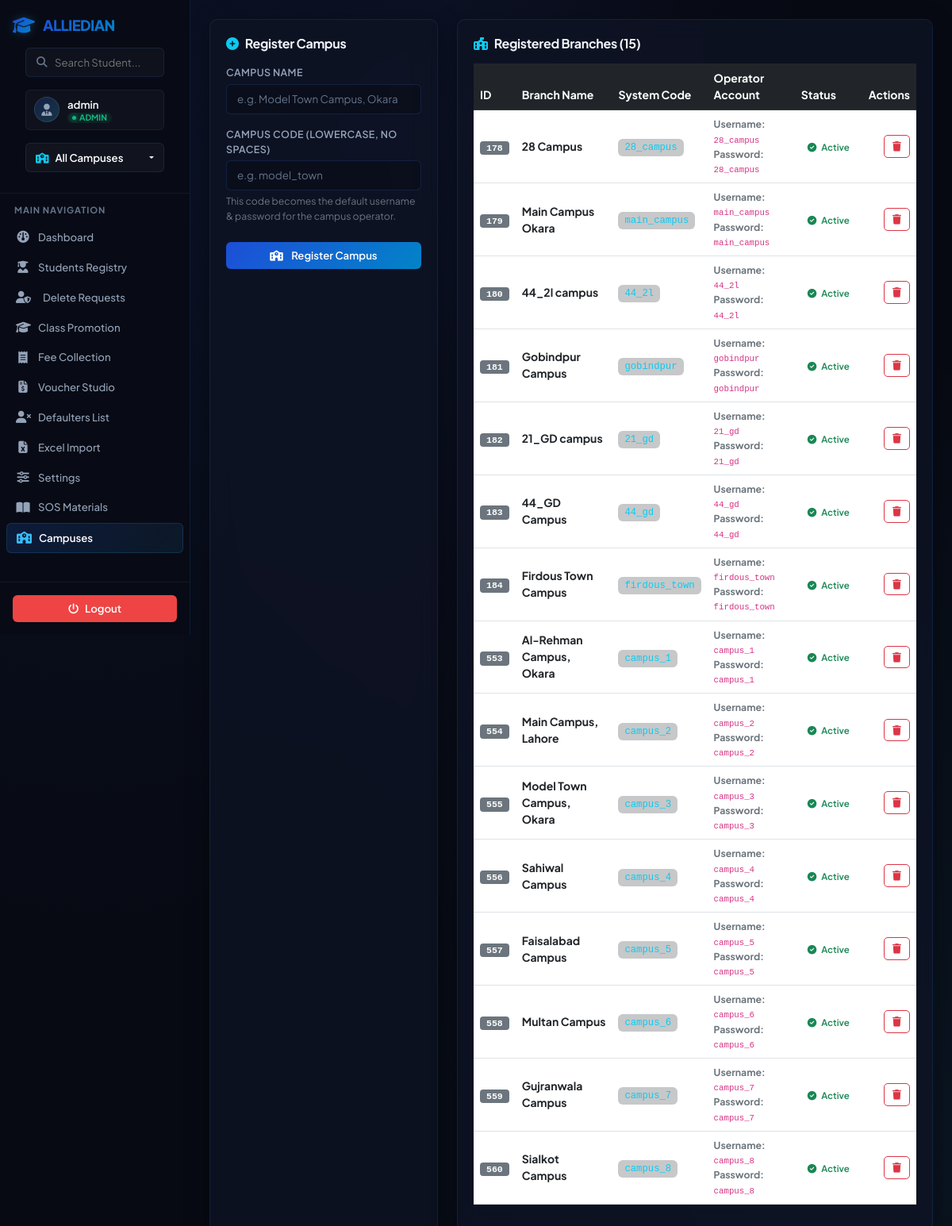
The page /campuses (signed in) on the database as committed earlier.
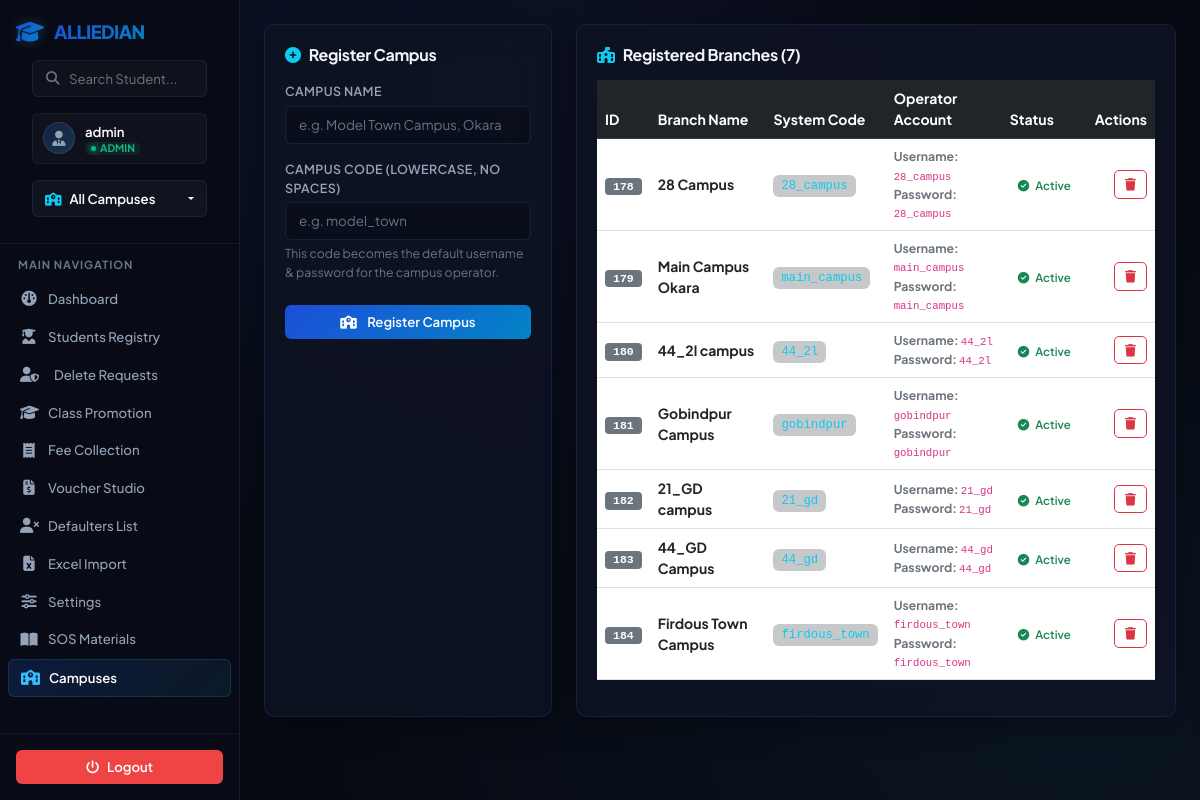
The same page on the database as committed later.
### tables this page shows
CREATE TABLE campuses (
            id INTEGER PRIMARY KEY AUTOINCREMENT,
            name TEXT NOT NULL,
            code TEXT UNIQUE NOT NULL
        );

### app.py (the view, shortened to what this page needs)
@app.route('/campuses', methods=['GET', 'POST'])
@login_required
def campuses_view():
    if session.get('role') != 'admin':
        flash('Access Denied. Only Head Office can manage campuses.', 'danger')
        return redirect(url_for('dashboard'))
    conn = get_db_connection()
    campuses = conn.execute("SELECT * FROM campuses ORDER BY id").fetchall()
    conn.close()
    return render_template('campuses.html', campuses=campuses)

### app.py (called while the page is built)
def get_db_connection():
    conn = sqlite3.connect(DB_PATH)
    conn.row_factory = sqlite3.Row
    conn.execute("PRAGMA foreign_keys = ON")
    return conn

def login_required(f):
    from functools import wraps
    @wraps(f)
    def decorated_function(*args, **kwargs):
        if 'logged_in' not in session:
            return redirect(url_for('login'))
        return f(*args, **kwargs)
    return decorated_function

### templates/campuses.html (shortened to what this page needs)
{% extends 'base.html' %}
{% block content %}
<div class="row">
    <div class="col-md-4 mb-4">
        <div class="glass-panel h-100">
            <h3 class="card-title mb-3 fw-bold fs-6">
                <i class="fa-solid fa-plus-circle text-info me-2"></i>Register Campus
            </h3>
            <form method="POST" action="{{ url_for('campuses_view') }}">
                <div class="mb-3">
                    <label for="name" class="form-label">Campus Name</label>
                    <input type="text" class="form-control" id="name" name="name" required placeholder="e.g. Model Town Campus, Okara">
                </div>
                <div class="mb-4">
                    <label for="code" class="form-label">Campus Code (lowercase, no spaces)</label>
                    <input type="text" class="form-control" id="code" name="code" required placeholder="e.g. model_town" pattern="[a-z0-9_-]+">
                    <div class="form-text text-secondary small mt-1">
                        This code becomes the default username & password for the campus operator.
                    </div>
                </div>
                <button type="submit" class="btn btn-primary w-100">
                    <i class="fa-solid fa-school me-2"></i> Register Campus
                </button>
            </form>
        </div>
    </div>
    <div class="col-md-8 mb-4">
        <div class="glass-panel h-100">
            <h3 class="card-title mb-3 fw-bold fs-6">
                <i class="fa-solid fa-school-flag text-info me-2"></i>Registered Branches ({{ campuses|length }})
            </h3>
                <div class="table-responsive">
                    <table class="table table-hover text-white align-middle">
                        <thead class="table-dark">
                            <tr>
                                <th>ID</th>
                                <th>Branch Name</th>
                                <th>System Code</th>
                                <th>Operator Account</th>
                                <th>Status</th>
                                <th class="text-end">Actions</th>
                            </tr>
                        </thead>
                        <tbody>
                            {% for campus in campuses %}
                            <tr>
                                <td><span class="badge bg-secondary font-monospace">{{ campus.id }}</span></td>
                                <td><strong>{{ campus.name }}</strong></td>
                                <td><code class="text-info bg-dark bg-opacity-25 px-2 py-1 rounded">{{ campus.code }}</code></td>
                                <td>
                                    <div class="small">
                                        <div><strong class="text-secondary">Username:</strong> <code class="text-purple">{{ campus.code }}</code></div>
                                        <div><strong class="text-secondary">Password:</strong> <code class="text-purple">{{ campus.code }}</code></div>
                                    </div>
                                </td>
                                <td>
                                    <span class="badge bg-success-custom text-success">
                                        <i class="fa-solid fa-circle-check me-1"></i> Active
                                    </span>
                                </td>
                                <td class="text-end">
                                    <form method="POST" action="{{ url_for('delete_campus', campus_id=campus.id) }}" onsubmit="return confirm('Are you sure you want to permanently delete this campus and all its data?');" class="d-inline">
                                        <button type="submit" class="btn btn-outline-danger btn-sm" title="Delete Campus">
                                            <i class="fa-solid fa-trash"></i>
                                        </button>
                                    </form>
                                </td>
                            </tr>
                            {% endfor %}
                        </tbody>
                    </table>
                </div>
            </div>
        </div>
    </div>
</div>
{% endblock %}

### templates/base.html (shortened to what this page needs)
<!DOCTYPE html>
<html lang="en">
<head>
    <link href="https://cdn.jsdelivr.net/npm/bootstrap@5.3.0/dist/css/bootstrap.min.css" rel="stylesheet">
    <link href="https://cdnjs.cloudflare.com/ajax/libs/font-awesome/6.4.0/css/all.min.css" rel="stylesheet">
    <link href="{{ url_for('static', filename='css/style.css') }}" rel="stylesheet">
</head>
<body>
    {% if session.logged_in %}
    <div class="app-layout">
        <aside class="app-sidebar no-print">
            <div class="sidebar-header">
                <div class="logo-area">
                    <i class="fa-solid fa-graduation-cap logo-icon"></i>
                    <div class="logo-text">ALLIEDIAN</div>
                </div>
                <div class="sidebar-search mb-3 px-3 mt-2">
                    <form action="{{ url_for('students_view') }}" method="GET" class="search-form-global position-relative" style="width: 100%; height: auto;">
                        <i class="fa-solid fa-magnifying-glass" style="position: absolute; left: 14px; top: 50%; transform: translateY(-50%); z-index: 10; color: var(--text-muted); font-size: 0.85rem;"></i>
                        <input type="text" name="search" placeholder="Search Student..." value="{{ request.args.get('search', '') }}" style="width: 100%; padding: 8px 10px 8px 36px; background: rgba(255, 255, 255, 0.03); border: 1px solid var(--glass-border); border-radius: var(--border-radius-sm); color: #fff; font-size: 0.825rem; outline: none;">
                    </form>
                </div>
                <div class="user-profile-summary mx-3 mb-3">
                    <div class="avatar-circle">
                        <i class="fa-solid fa-user-tie"></i>
                    </div>
                    <div class="user-details">
                        <span class="user-name">{{ session.username }}</span>
                        <span class="user-role badge rounded-pill"><span class="pulse-indicator"></span>{{ session.role|upper }}</span>
                    </div>
                </div>
                <div class="sidebar-campus-wrapper px-3 mb-2">
                    {% if session.role == 'admin' %}
                    <div class="dropdown campus-dropdown-wrapper w-100">
                        <button class="btn btn-campus-select dropdown-toggle w-100 text-start d-flex justify-content-between align-items-center" type="button" id="campusDropdown" data-bs-toggle="dropdown" aria-expanded="false" style="background: rgba(255, 255, 255, 0.04); border: 1px solid var(--glass-border); color: #fff; padding: 8px 12px; font-size: 0.825rem; border-radius: var(--border-radius-sm);">
                            <span class="text-truncate"><i class="fa-solid fa-school me-2 text-info"></i>{{ active_campus_name }}</span>
                        </button>
                    </div>
                    {% endif %}
                </div>
            </div>
            <nav class="sidebar-nav">
                <div class="nav-section-title">Main Navigation</div>
                <ul class="nav-list">
                    <li class="nav-item">
                        <a href="{{ url_for('dashboard') }}" class="nav-link {% if request.path == '/' %}active{% endif %}">
                            <i class="fa-solid fa-gauge"></i><span>Dashboard</span>
                        </a>
                    </li>
                    <li class="nav-item">
                        <a href="{{ url_for('students_view') }}" class="nav-link {% if request.path == '/students' or request.path.startswith('/students/edit') or request.path.startswith('/students/add') %}active{% endif %}">
                            <i class="fa-solid fa-user-graduate"></i><span>Students Registry</span>
                        </a>
                    </li>
                    <li class="nav-item">
                        <a href="{{ url_for('delete_requests_view') }}" class="nav-link {% if '/delete-requests' in request.path %}active{% endif %} d-flex justify-content-between align-items-center">
                            <div class="d-flex align-items-center gap-3">
                                <i class="fa-solid fa-user-shield"></i><span>Delete Requests</span>
                            </div>
                        </a>
                    </li>
                    <li class="nav-item">
                        <a href="{{ url_for('students_promotion') }}" class="nav-link {% if '/promotion' in request.path %}active{% endif %}">
                            <i class="fa-solid fa-graduation-cap"></i><span>Class Promotion</span>
                        </a>
                    </li>
                    <li class="nav-item">
                        <a href="{{ url_for('fee_entry') }}" class="nav-link {% if '/fee/entry' in request.path %}active{% endif %}">
                            <i class="fa-solid fa-receipt"></i><span>Fee Collection</span>
                        </a>
                    </li>
                    <li class="nav-item">
                        <a href="{{ url_for('voucher_generate') }}" class="nav-link {% if '/voucher' in request.path %}active{% endif %}">
                            <i class="fa-solid fa-file-invoice-dollar"></i><span>Voucher Studio</span>
                        </a>
                    </li>
                    <li class="nav-item">
                        <a href="{{ url_for('defaulters_view') }}" class="nav-link {% if '/defaulters' in request.path %}active{% endif %}">
                            <i class="fa-solid fa-user-xmark"></i><span>Defaulters List</span>
                        </a>
                    </li>
                    <li class="nav-item">
                        <a href="{{ url_for('import_excel_view') }}" class="nav-link {% if '/import' in request.path %}active{% endif %}">
                            <i class="fa-solid fa-file-excel"></i><span>Excel Import</span>
                        </a>
                    </li>
                    <li class="nav-item">
                        <a href="{{ url_for('settings_view') }}" class="nav-link {% if '/settings' in request.path and not '/switch_campus' in request.path %}active{% endif %}">
                            <i class="fa-solid fa-sliders"></i><span>Settings</span>
                        </a>
                    </li>
                    <li class="nav-item">
                        <a href="{{ url_for('sos_view') }}" class="nav-link {% if '/sos' in request.path %}active{% endif %}">
                            <i class="fa-solid fa-book-open"></i><span>SOS Materials</span>
                        </a>
                    </li>
                    {% if session.role == 'admin' %}
                    <li class="nav-item">
                        <a href="{{ url_for('campuses_view') }}" class="nav-link {% if '/campuses' in request.path %}active{% endif %}">
                            <i class="fa-solid fa-school"></i><span>Campuses</span>
                        </a>
                    </li>
                    {% endif %}
                </ul>
            </nav>
            <div class="sidebar-footer p-3 mt-auto" style="border-top: 1px solid rgba(255, 255, 255, 0.05);">
                <a href="{{ url_for('logout') }}" class="btn btn-danger w-100 d-flex justify-content-center align-items-center" title="Logout">
                    <i class="fa-solid fa-power-off me-2"></i> Logout
                </a>
            </div>
        </aside>
        <div class="app-main-content">
            <main class="page-content p-4">
                {% block content %}{% endblock %}
        </div>
    {% endif %}
</body>
</html>

Rows that differ between the two databases and show on the page:
removed campuses: id "553", name "Al-Rehman Campus, Okara", code "campus_1"
removed campuses: id "554", name "Main Campus, Lahore", code "campus_2"
removed campuses: id "555", name "Model Town Campus, Okara", code "campus_3"
removed campuses: id "556", name "Sahiwal Campus", code "campus_4"
removed campuses: id "557", name "Faisalabad Campus", code "campus_5"
removed campuses: id "558", name "Multan Campus", code "campus_6"
removed campuses: id "559", name "Gujranwala Campus", code "campus_7"
removed campuses: id "560", name "Sialkot Campus", code "campus_8"
Other text that changed with them:
{{ campuses|length }}: "15" → "7"
